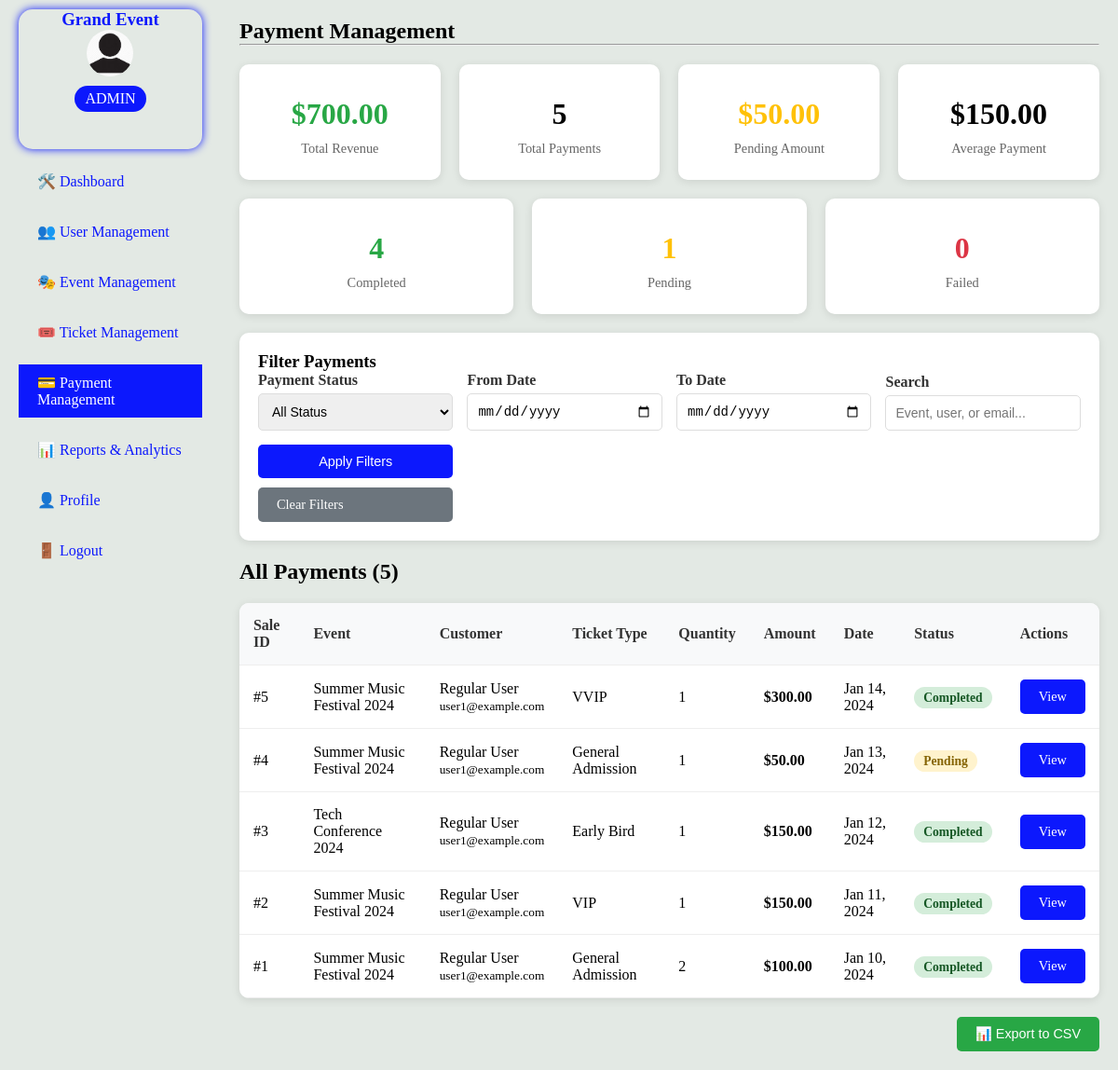
Page /admin/payment_manage.php (signed in) on the committed database.
### tables this page shows
CREATE TABLE IF NOT EXISTS `ticket_sales` (
  `sale_id` int(11) NOT NULL AUTO_INCREMENT,
  `ticket_id` int(11) NOT NULL,
  `user_id` int(11) DEFAULT NULL,
  `quantity` int(11) NOT NULL,
  `total_amount` decimal(10,2) NOT NULL,
  `sale_date` timestamp DEFAULT CURRENT_TIMESTAMP,
  `payment_status` enum('pending','completed','failed') DEFAULT 'pending',
  PRIMARY KEY (`sale_id`),
  KEY `ticket_id` (`ticket_id`),
  KEY `user_id` (`user_id`),
  KEY `sale_date` (`sale_date`),
  KEY `payment_status` (`payment_status`)
);

CREATE TABLE IF NOT EXISTS `events` (
  `id` int(11) NOT NULL AUTO_INCREMENT,
  `organizer_id` int(11) NOT NULL,
  `event_name` varchar(200) NOT NULL,
  `event_date` date NOT NULL,
  `event_time` time NOT NULL,
  `event_location` varchar(255) NOT NULL,
  `event_category` varchar(50) DEFAULT NULL,
  `ticket_price` decimal(10,2) NOT NULL,
  `total_tickets` int(11) NOT NULL,
  `event_description` text DEFAULT NULL,
  `created_at` timestamp DEFAULT CURRENT_TIMESTAMP,
  PRIMARY KEY (`id`),
  KEY `organizer_id` (`organizer_id`),
  KEY `event_date` (`event_date`)
);

CREATE TABLE IF NOT EXISTS `users` (
  `id` int(11) NOT NULL AUTO_INCREMENT,
  `username` varchar(50) NOT NULL,
  `email` varchar(100) NOT NULL,
  `password` varchar(255) NOT NULL,
  `full_name` varchar(100) DEFAULT NULL,
  `role` enum('admin','organizer','user') DEFAULT 'user',
  `created_at` timestamp DEFAULT CURRENT_TIMESTAMP,
  PRIMARY KEY (`id`),
  UNIQUE KEY `username` (`username`),
  UNIQUE KEY `email` (`email`)
);

CREATE TABLE IF NOT EXISTS `tickets` (
  `ticket_id` int(11) NOT NULL AUTO_INCREMENT,
  `event_id` int(11) NOT NULL,
  `ticket_type` varchar(50) NOT NULL,
  `price` decimal(10,2) NOT NULL,
  `total_quantity` int(11) NOT NULL,
  `available_quantity` int(11) NOT NULL,
  `sold_quantity` int(11) DEFAULT 0,
  `seat_layout` text DEFAULT NULL,
  `description` text DEFAULT NULL,
  `created_at` timestamp DEFAULT CURRENT_TIMESTAMP,
  PRIMARY KEY (`ticket_id`),
  KEY `event_id` (`event_id`),
  KEY `ticket_type` (`ticket_type`)
);

### admin/payment_manage.php (the view, shortened to what the rows shown need)
<?php
require_once '../config.php';
$sale_id = $_GET['id'] ?? 0;
$where_conditions = [];
$params = [];
$param_types = "";
$where_clause = $where_conditions ? "WHERE " . implode(" AND ", $where_conditions) : "";
$payments = fetchAll("
    SELECT
        ts.sale_id,
        ts.quantity,
        ts.total_amount,
        ts.sale_date,
        ts.payment_status,
        t.ticket_type,
        t.price as unit_price,
        e.event_name,
        e.event_date,
        e.event_location,
        u.username,
        u.email,
        COALESCE(u.full_name, u.username) as full_name
    FROM ticket_sales ts
    JOIN tickets t ON ts.ticket_id = t.ticket_id
    JOIN events e ON t.event_id = e.id
    JOIN users u ON ts.user_id = u.id
    $where_clause
    ORDER BY ts.sale_date DESC
", $params, $param_types);
$current_payment = null;
?>
<!DOCTYPE html>
<html lang="en">
<head>
</head>
<body>
    <main>
        <section>
            <h1>Payment Management</h1>
            <?php if ($sale_id && $current_payment): ?>
                <div class="payment-detail-section">
                    <div class="payment-header">
                        <h2>Payment Details</h2>
                        <p>Sale ID: #<?php echo $current_payment['sale_id']; ?></p>
                        <div style="margin-top: 20px;">
                            <a href="payment_manage.php" class="btn btn-secondary">Back to Payments</a>
                        </div>
                    </div>
                    <div class="payment-meta">
                        <div class="meta-item">
                            <div class="meta-label">Payment Status</div>
                            <div class="meta-value">
                                <span class="badge badge-<?php echo $current_payment['payment_status']; ?>">
                                    <?php echo ucfirst($current_payment['payment_status']); ?>
                                </span>
                            </div>
                        </div>
                        <div class="meta-item">
                            <div class="meta-label">Amount</div>
                            <div class="meta-value">
                                <strong style="font-size: 1.2em; color: #0c18fd;">
                                    $<?php echo number_format($current_payment['total_amount'], 2); ?>
                                </strong>
                            </div>
                        </div>
                        <div class="meta-item">
                            <div class="meta-label">Sale Date</div>
                            <div class="meta-value"><?php echo date('F d, Y H:i:s', strtotime($current_payment['sale_date'])); ?></div>
                        </div>
                        <div class="meta-item">
                            <div class="meta-label">Quantity</div>
                            <div class="meta-value"><?php echo $current_payment['quantity']; ?> ticket(s)</div>
                        </div>
                    </div>
                    <h3 style="margin-top: 30px;">Customer Information</h3>
                    <div class="payment-meta">
                        <div class="meta-item">
                            <div class="meta-label">Customer Name</div>
                            <div class="meta-value"><?php echo htmlspecialchars($current_payment['user_name']); ?></div>
                        </div>
                        <div class="meta-item">
                            <div class="meta-label">Username</div>
                            <div class="meta-value">@<?php echo htmlspecialchars($current_payment['username']); ?></div>
                        </div>
                        <div class="meta-item">
                            <div class="meta-label">Email</div>
                            <div class="meta-value"><?php echo htmlspecialchars($current_payment['email']); ?></div>
                        </div>
                    </div>
                    <h3 style="margin-top: 30px;">Event Information</h3>
                    <div class="payment-meta">
                        <div class="meta-item">
                            <div class="meta-label">Event Name</div>
                            <div class="meta-value"><?php echo htmlspecialchars($current_payment['event_name']); ?></div>
                        </div>
                        <div class="meta-item">
                            <div class="meta-label">Event Date & Time</div>
                            <div class="meta-value">
                                <?php echo date('F d, Y', strtotime($current_payment['event_date'])); ?>
                                at <?php echo date('g:i A', strtotime($current_payment['event_time'])); ?>
                            </div>
                        </div>
                        <div class="meta-item">
                            <div class="meta-label">Event Location</div>
                            <div class="meta-value"><?php echo htmlspecialchars($current_payment['event_location']); ?></div>
                        </div>
                        <div class="meta-item">
                            <div class="meta-label">Organizer</div>
                            <div class="meta-value"><?php echo htmlspecialchars($current_payment['organizer_name']); ?></div>
                        </div>
                    </div>
                    <h3 style="margin-top: 30px;">Ticket Information</h3>
                    <div class="payment-meta">
                        <div class="meta-item">
                            <div class="meta-label">Ticket Type</div>
                            <div class="meta-value"><?php echo htmlspecialchars($current_payment['ticket_type']); ?></div>
                        </div>
                        <div class="meta-item">
                            <div class="meta-label">Unit Price</div>
                            <div class="meta-value">$<?php echo number_format($current_payment['unit_price'], 2); ?></div>
                        </div>
                        <div class="meta-item">
                            <div class="meta-label">Quantity</div>
                            <div class="meta-value"><?php echo $current_payment['quantity']; ?></div>
                        </div>
                        <div class="meta-item">
                            <div class="meta-label">Total Amount</div>
                            <div class="meta-value">
                                <strong style="font-size: 1.2em; color: #0c18fd;">
                                    $<?php echo number_format($current_payment['total_amount'], 2); ?>
                                </strong>
                            </div>
                        </div>
                    </div>
                    <?php if ($current_payment['ticket_description']): ?>
                        <div style="margin-top: 20px;">
                            <label style="font-weight: bold; display: block; margin-bottom: 8px;">Ticket Description</label>
                            <div style="background: #f8f9fa; padding: 15px; border-radius: 5px;">
                                <?php echo nl2br(htmlspecialchars($current_payment['ticket_description'])); ?>
                            </div>
                        </div>
                    <?php endif; ?>
                    <div class="form-container" style="margin-top: 30px;">
                        <h3>Update Payment Status</h3>
                        <form method="POST">
                            <input type="hidden" name="sale_id" value="<?php echo $current_payment['sale_id']; ?>">
                            <div style="display: flex; align-items: center; gap: 20px; margin-bottom: 20px;">
                                <div>
                                    <label style="font-weight: bold; display: block; margin-bottom: 8px;">Current Status</label>
                                    <span class="badge badge-<?php echo $current_payment['payment_status']; ?>">
                                        <?php echo ucfirst($current_payment['payment_status']); ?>
                                    </span>
                                </div>
                                <div>
                                    <label style="font-weight: bold; display: block; margin-bottom: 8px;">New Status</label>
                                    <select name="payment_status" class="payment-status-select <?php echo $current_payment['payment_status']; ?>" required>
                                        <option value="completed" <?php echo $current_payment['payment_status'] == 'completed' ? 'selected' : ''; ?>>Completed</option>
                                        <option value="pending" <?php echo $current_payment['payment_status'] == 'pending' ? 'selected' : ''; ?>>Pending</option>
                                        <option value="failed" <?php echo $current_payment['payment_status'] == 'failed' ? 'selected' : ''; ?>>Failed</option>
                                    </select>
                                </div>
                            </div>
                            <div class="payment-actions">
                                <button type="submit" name="update_payment" class="btn btn-primary">Update Status</button>
                                <?php if ($current_payment['payment_status'] == 'completed'): ?>
                                    <button type="submit" name="refund_payment" class="btn btn-warning"
                                            onclick="return confirm('Are you sure you want to refund this payment? This will make the ticket available again.');">
                                        Process Refund
                                    </button>
                                <?php endif; ?>
                            </div>
                        </form>
                    </div>
                </div>
            <?php else: ?>
                <div class="header-actions">
                    <div>
                        <h2>All Payments (<?php echo count($payments); ?>)</h2>
                    </div>
                </div>
                <table class="table">
                    <thead>
                        <tr>
                            <th>Sale ID</th>
                            <th>Event</th>
                            <th>Customer</th>
                            <th>Ticket Type</th>
                            <th>Quantity</th>
                            <th>Amount</th>
                            <th>Date</th>
                            <th>Status</th>
                            <th>Actions</th>
                        </tr>
                    </thead>
                    <tbody>
                        <?php if (!empty($payments)): ?>
                            <?php foreach ($payments as $payment): ?>
                                <tr>
                                    <td>#<?php echo $payment['sale_id']; ?></td>
                                    <td><?php echo htmlspecialchars($payment['event_name']); ?></td>
                                    <td>
                                        <?php echo htmlspecialchars($payment['full_name']); ?><br>
                                        <small><?php echo htmlspecialchars($payment['email']); ?></small>
                                    </td>
                                    <td><?php echo htmlspecialchars($payment['ticket_type']); ?></td>
                                    <td><?php echo $payment['quantity']; ?></td>
                                    <td><strong>$<?php echo number_format($payment['total_amount'], 2); ?></strong></td>
                                    <td><?php echo date('M d, Y', strtotime($payment['sale_date'])); ?></td>
                                    <td>
                                        <span class="badge badge-<?php echo $payment['payment_status']; ?>">
                                            <?php echo ucfirst($payment['payment_status']); ?>
                                        </span>
                                    </td>
                                    <td>
                                        <a href="payment_manage.php?action=view&id=<?php echo $payment['sale_id']; ?>" class="btn btn-primary">View</a>
                                    </td>
                                </tr>
                            <?php endforeach; ?>
                        <?php else: ?>
                            <tr>
                                <td colspan="9" style="text-align: center; color: #666;">No payments found</td>
                            </tr>
                        <?php endif; ?>
                    </tbody>
                </table>
            <?php endif; ?>
        </section>
    </main>
</body>
</html>

### rows in the picture
ticket_sales: sale_id "5", events.event_name "Summer Music Festival 2024", full_name "Regular User", user.email "user1@example.com", ticket.ticket_type "VVIP", quantity "1", total_amount "300.00", sale_date "Jan 14, 2024", payment_status "Completed"
ticket_sales: sale_id "4", events.event_name "Summer Music Festival 2024", full_name "Regular User", user.email "user1@example.com", ticket.ticket_type "General Admission", quantity "1", total_amount "50.00", sale_date "Jan 13, 2024", payment_status "Pending"
ticket_sales: sale_id "3", events.event_name "Tech Conference 2024", full_name "Regular User", user.email "user1@example.com", ticket.ticket_type "Early Bird", quantity "1", total_amount "150.00", sale_date "Jan 12, 2024", payment_status "Completed"
ticket_sales: sale_id "2", events.event_name "Summer Music Festival 2024", full_name "Regular User", user.email "user1@example.com", ticket.ticket_type "VIP", quantity "1", total_amount "150.00", sale_date "Jan 11, 2024", payment_status "Completed"
ticket_sales: sale_id "1", events.event_name "Summer Music Festival 2024", full_name "Regular User", user.email "user1@example.com", ticket.ticket_type "General Admission", quantity "2", total_amount "100.00", sale_date "Jan 10, 2024", payment_status "Completed"

### other values in the picture
$payment_stats['total_revenue'] "700.00"
$payment_stats['total_payments'] "5"
$payment_stats['pending_amount'] "50.00"
$payment_stats['avg_payment_amount'] "150.00"
$payment_stats['completed_payments'] "4"
$payment_stats['pending_payments'] "1"
$payment_stats['failed_payments'] "0"
count($payments) "5"
